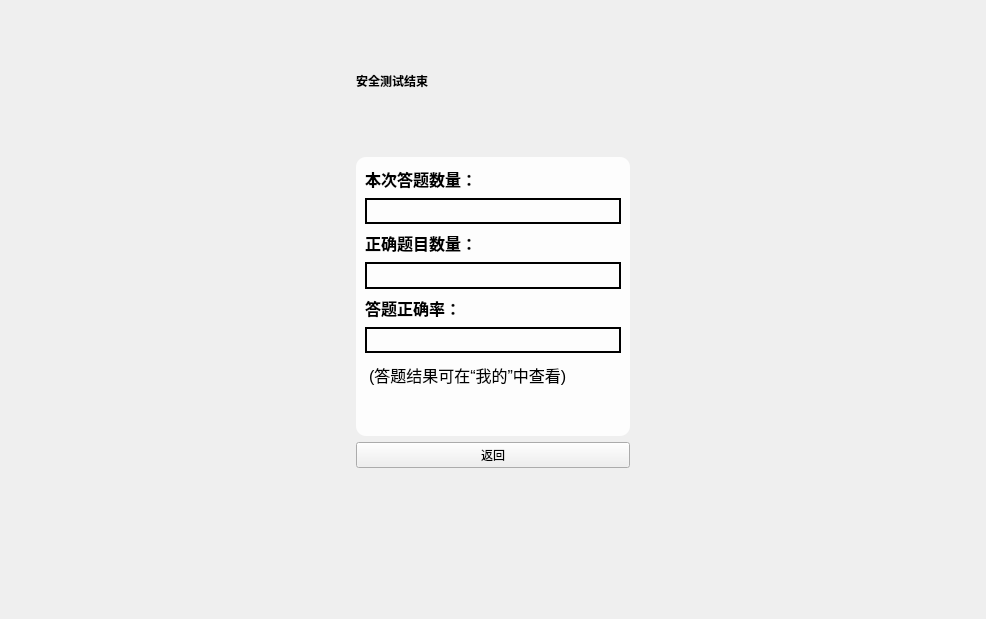
                <widget class="QWidget" name="page_3">
                 <layout class="QGridLayout" name="gridLayout_2" rowstretch="1,2,1,1">
                  <item row="0" column="0">
                   <spacer name="horizontalSpacer_5">
                    <property name="orientation">
                     <enum>Qt::Horizontal</enum>
                    </property>
                    <property name="sizeHint" stdset="0">
                     <size>
                      <width>345</width>
                      <height>20</height>
                     </size>
                    </property>
                   </spacer>
                  </item>
                  <item row="0" column="1">
                   <widget class="QLabel" name="label_end">
                    <property name="styleSheet">
                     <string notr="true">background-color: rgb(255, 255, 255，100);
font: 28pt &quot;楷体&quot;;
font-weight:500;</string>
                    </property>
                    <property name="text">
                     <string>安全测试结束</string>
                    </property>
                   </widget>
                  </item>
                  <item row="2" column="1">
                   <widget class="QPushButton" name="back_btn">
                    <property name="text">
                     <string>返回</string>
                    </property>
                   </widget>
                  </item>
                  <item row="0" column="2">
                   <spacer name="horizontalSpacer_4">
                    <property name="orientation">
                     <enum>Qt::Horizontal</enum>
                    </property>
                    <property name="sizeHint" stdset="0">
                     <size>
                      <width>345</width>
                      <height>20</height>
                     </size>
                    </property>
                   </spacer>
                  </item>
                  <item row="3" column="1">
                   <spacer name="verticalSpacer_2">
                    <property name="orientation">
                     <enum>Qt::Vertical</enum>
                    </property>
                    <property name="sizeHint" stdset="0">
                     <size>
                      <width>20</width>
                      <height>155</height>
                     </size>
                    </property>
                   </spacer>
                  </item>
                  <item row="1" column="1">
                   <widget class="QFrame" name="frame_7">
                    <property name="styleSheet">
                     <string notr="true">#frame_7{
background-color: rgba(255, 255, 255,220);
border-radius:10px;
}</string>
                    </property>
                    <property name="frameShape">
                     <enum>QFrame::StyledPanel</enum>
                    </property>
                    <property name="frameShadow">
                     <enum>QFrame::Raised</enum>
                    </property>
                    <layout class="QVBoxLayout" name="verticalLayout_8" stretch="1,1,1,1,1,1,1">
                     <item>
                      <widget class="QLabel" name="label_4">
                       <property name="font">
                        <font>
                         <pointsize>12</pointsize>
                         <weight>62</weight>
                         <bold>true</bold>
                        </font>
                       </property>
                       <property name="styleSheet">
                        <string notr="true">background-color: transparent;
font-weight:500;</string>
                       </property>
                       <property name="text">
                        <string>本次答题数量：</string>
                       </property>
                      </widget>
                     </item>
                     <item>
                      <widget class="QLabel" name="label_total_num">
                       <property name="sizePolicy">
                        <sizepolicy hsizetype="Preferred" vsizetype="Preferred">
                         <horstretch>0</horstretch>
                         <verstretch>0</verstretch>
                        </sizepolicy>
                       </property>
                       <property name="font">
                        <font>
                         <pointsize>12</pointsize>
                        </font>
                       </property>
                       <property name="frameShape">
                        <enum>QFrame::WinPanel</enum>
                       </property>
                       <property name="text">
                        <string/>
                       </property>
                      </widget>
                     </item>
                     <item>
                      <widget class="QLabel" name="label_5">
                       <property name="font">
                        <font>
                         <pointsize>12</pointsize>
                         <weight>62</weight>
                         <bold>true</bold>
                        </font>
                       </property>
                       <property name="styleSheet">
                        <string notr="true">background-color: transparent;
font-weight:500;</string>
                       </property>
                       <property name="text">
                        <string>正确题目数量：</string>
                       </property>
                      </widget>
                     </item>
                     <item>
                      <widget class="QLabel" name="label_correct_num">
                       <property name="sizePolicy">
                        <sizepolicy hsizetype="Preferred" vsizetype="Preferred">
                         <horstretch>0</horstretch>
                         <verstretch>0</verstretch>
                        </sizepolicy>
                       </property>
                       <property name="font">
                        <font>
                         <pointsize>12</pointsize>
                        </font>
                       </property>
                       <property name="frameShape">
                        <enum>QFrame::WinPanel</enum>
                       </property>
                       <property name="text">
                        <string/>
                       </property>
                      </widget>
                     </item>
                     <item>
                      <widget class="QLabel" name="label_6">
                       <property name="font">
                        <font>
                         <pointsize>12</pointsize>
                         <weight>62</weight>
                         <bold>true</bold>
                        </font>
                       </property>
                       <property name="styleSheet">
                        <string notr="true">background-color: transparent;
font-weight:500;</string>
                       </property>
                       <property name="text">
                        <string>答题正确率：</string>
                       </property>
                      </widget>
                     </item>
                     <item>
                      <widget class="QLabel" name="label_correct_rate">
                       <property name="sizePolicy">
                        <sizepolicy hsizetype="Preferred" vsizetype="Preferred">
                         <horstretch>0</horstretch>
                         <verstretch>0</verstretch>
                        </sizepolicy>
                       </property>
                       <property name="font">
                        <font>
                         <pointsize>12</pointsize>
                        </font>
                       </property>
                       <property name="frameShape">
                        <enum>QFrame::WinPanel</enum>
                       </property>
                       <property name="text">
                        <string/>
                       </property>
                      </widget>
                     </item>
                     <item>
                      <widget class="QTextEdit" name="textEdit_2">
                       <property name="font">
                        <font>
                         <pointsize>9</pointsize>
                        </font>
                       </property>
                       <property name="styleSheet">
                        <string notr="true">background-color: transparent;</string>
                       </property>
                       <property name="frameShape">
                        <enum>QFrame::NoFrame</enum>
                       </property>
                       <property name="frameShadow">
                        <enum>QFrame::Sunken</enum>
                       </property>
                       <property name="html">
                        <string>&lt;!DOCTYPE HTML PUBLIC &quot;-//W3C//DTD HTML 4.0//EN&quot; &quot;http://www.w3.org/TR/REC-html40/strict.dtd&quot;&gt;
&lt;html&gt;&lt;head&gt;&lt;meta name=&quot;qrichtext&quot; content=&quot;1&quot; /&gt;&lt;style type=&quot;text/css&quot;&gt;
p, li { white-space: pre-wrap; }
&lt;/style&gt;&lt;/head&gt;&lt;body style=&quot; font-family:'SimSun'; font-size:9pt; font-weight:400; font-style:normal;&quot;&gt;
&lt;p style=&quot; margin-top:0px; margin-bottom:0px; margin-left:0px; margin-right:0px; -qt-block-indent:0; text-indent:0px;&quot;&gt;&lt;span style=&quot; font-size:12pt;&quot;&gt;(答题结果可在“我的”中查看)&lt;/span&gt;&lt;/p&gt;&lt;/body&gt;&lt;/html&gt;</string>
                       </property>
                      </widget>
                     </item>
                    </layout>
                   </widget>
                  </item>
                 </layout>
                </widget>
